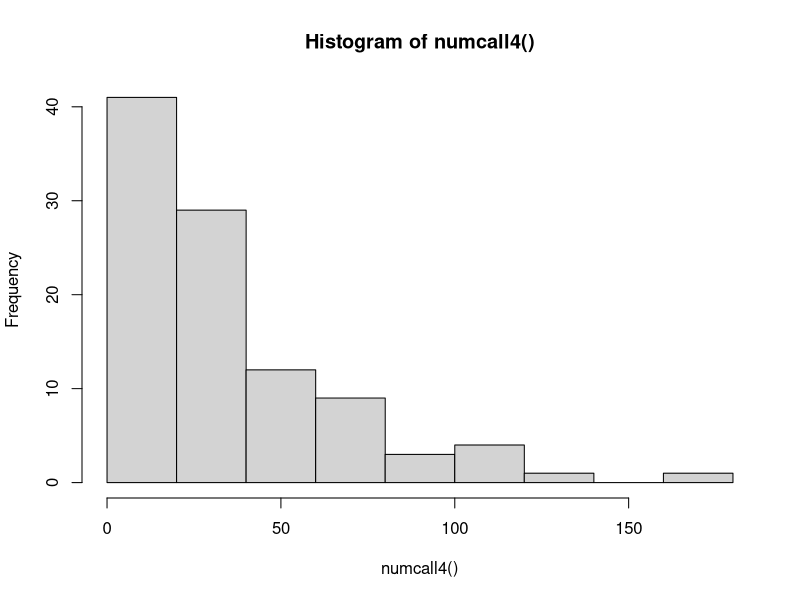
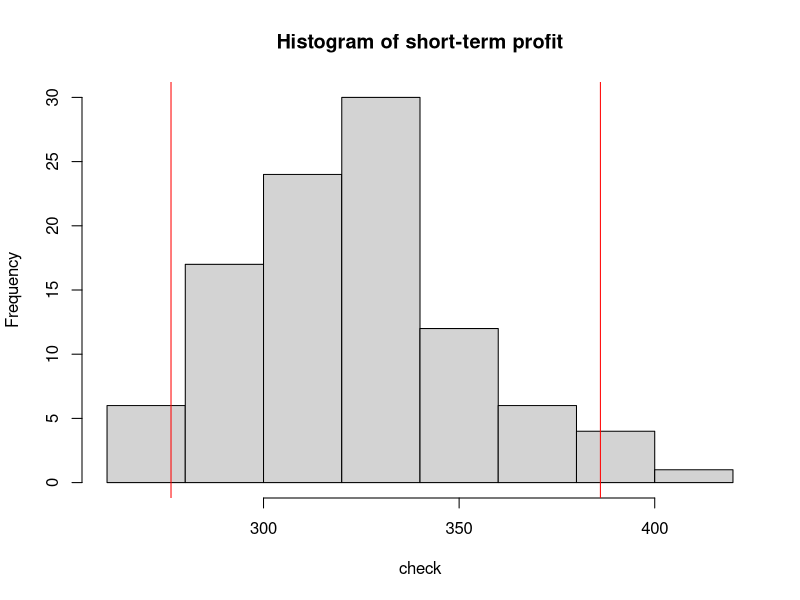

Reproduce these figures in R, in order.
## ---- chunk 1
library(dplyr)

numcall4 <- function(n=100) {
tha.calls <-c()
for (j in 1:n) {
  count <- 0
  A <- FALSE
  B <- FALSE
  C <- FALSE
  D <- FALSE
  while (!(A & B & C & D)) {
    count <- count + 1
    num.box <- sample(c("A", "B", "C", "D"), replace = TRUE, prob = c(0.10, 0.25, 0.25, 0.40))
      # just for fun, I did a character match with the boolean TRUE
    if (0 < sum(matches(match = "TRUE",vars = as.character(grepl("A",num.box))))) {
      A <- TRUE
    } else if (0 < sum(matches(match = "TRUE",vars = as.character(grepl("B",num.box))))) {
      B <- TRUE
    } else if (0 < sum(matches(match = "TRUE",vars = as.character(grepl("C",num.box))))) {
      C <- TRUE
    } else if (0 < sum(matches(match = "TRUE",vars = as.character(grepl("",num.box))))) {
      D <- TRUE
    }
  }
  tha.calls[j] <- sum(count)
}

tha.calls # about 40
}
hist(numcall4())
mean(numcall4())
## ---- chunk 2
# Vectorize values
sale.prob <- .04 # probability of completing a sale/total answered phone calls.
ppc <- .02 # price per call
avrev <- 199 # average revenue
nReps <- 100 # number of repetitions

## ---- chunk 3
ptm <- proc.time()  # Start the clock!

check <- c()
av_calls <- c()
for (i in 1:nReps) {
av_calls[i]<- mean(numcall4())
check[i] <- sale.prob*av_calls[i]*avrev - av_calls[i]*ppc
}

proc.time() - ptm   # Stop the clock

length(check) # Just to see if I have 100 elements in the vector
# t/s = to succeed
c("mean calls t/s"=mean(av_calls), "mean short-profit t/s"=mean(check))
## ---- chunk 4
ave_calls <- mean(av_calls)
short_profit <- mean(check)
c("prof/call" = short_profit/ave_calls )
# this means we make $ 7.94 on average per call that goes through to all 4 areas.
## ---- chunk 5
hist(check,main = "Histogram of short-term profit")
mc.err <- quantile(check,c(.025,.975))
abline(v=mc.err,col='red')

c(mc.err[1],"estimate"=short_profit,mc.err[2])
